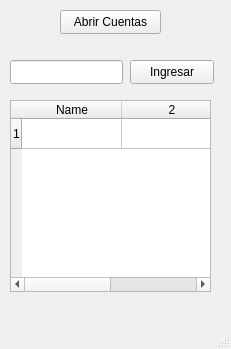
<?xml version="1.0" encoding="UTF-8"?>
<ui version="4.0">
 <class>MainWindow</class>
 <widget class="QMainWindow" name="MainWindow">
  <property name="geometry">
   <rect>
    <x>0</x>
    <y>0</y>
    <width>231</width>
    <height>349</height>
   </rect>
  </property>
  <property name="windowTitle">
   <string>MainWindow</string>
  </property>
  <widget class="QWidget" name="centralwidget">
   <widget class="QLineEdit" name="txtNombre">
    <property name="geometry">
     <rect>
      <x>10</x>
      <y>60</y>
      <width>113</width>
      <height>24</height>
     </rect>
    </property>
   </widget>
   <widget class="QPushButton" name="pushButton">
    <property name="geometry">
     <rect>
      <x>130</x>
      <y>60</y>
      <width>84</width>
      <height>24</height>
     </rect>
    </property>
    <property name="text">
     <string>Ingresar</string>
    </property>
   </widget>
   <widget class="QPushButton" name="btnCuentas">
    <property name="geometry">
     <rect>
      <x>60</x>
      <y>10</y>
      <width>101</width>
      <height>24</height>
     </rect>
    </property>
    <property name="text">
     <string>Abrir Cuentas</string>
    </property>
   </widget>
   <widget class="QTableWidget" name="tableWidget">
    <property name="geometry">
     <rect>
      <x>10</x>
      <y>100</y>
      <width>201</width>
      <height>192</height>
     </rect>
    </property>
    <property name="sizeAdjustPolicy">
     <enum>QAbstractScrollArea::AdjustToContents</enum>
    </property>
    <property name="rowCount">
     <number>1</number>
    </property>
    <property name="columnCount">
     <number>2</number>
    </property>
    <attribute name="horizontalHeaderCascadingSectionResizes">
     <bool>true</bool>
    </attribute>
    <row/>
    <column>
     <property name="text">
      <string>Name</string>
     </property>
    </column>
    <column/>
   </widget>
  </widget>
  <widget class="QMenuBar" name="menubar">
   <property name="geometry">
    <rect>
     <x>0</x>
     <y>0</y>
     <width>231</width>
     <height>27</height>
    </rect>
   </property>
  </widget>
  <widget class="QStatusBar" name="statusbar"/>
 </widget>
 <resources/>
 <connections/>
</ui>
